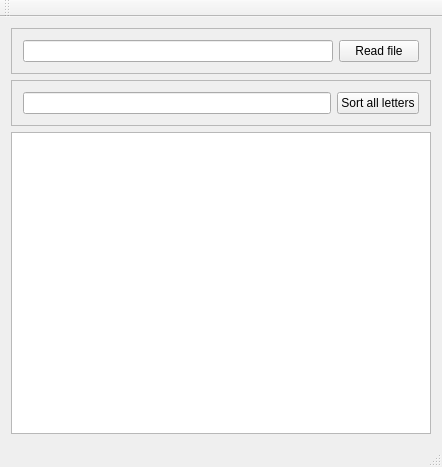
<?xml version="1.0" encoding="UTF-8"?>
<ui version="4.0">
 <class>MainWindow</class>
 <widget class="QMainWindow" name="MainWindow">
  <property name="geometry">
   <rect>
    <x>0</x>
    <y>0</y>
    <width>442</width>
    <height>467</height>
   </rect>
  </property>
  <property name="windowTitle">
   <string>MainWindow</string>
  </property>
  <widget class="QWidget" name="centralWidget">
   <layout class="QVBoxLayout" name="verticalLayout">
    <item>
     <widget class="QFrame" name="frame_2">
      <property name="frameShape">
       <enum>QFrame::StyledPanel</enum>
      </property>
      <property name="frameShadow">
       <enum>QFrame::Raised</enum>
      </property>
      <layout class="QHBoxLayout" name="horizontalLayout_2">
       <item>
        <widget class="QLineEdit" name="lineEdit_InpFileName"/>
       </item>
       <item>
        <widget class="QPushButton" name="pushButton_ReadFile">
         <property name="text">
          <string>Read file</string>
         </property>
        </widget>
       </item>
      </layout>
     </widget>
    </item>
    <item>
     <widget class="QFrame" name="frame">
      <property name="frameShape">
       <enum>QFrame::StyledPanel</enum>
      </property>
      <property name="frameShadow">
       <enum>QFrame::Raised</enum>
      </property>
      <layout class="QHBoxLayout" name="horizontalLayout">
       <item>
        <widget class="QLineEdit" name="lineEdit_Input"/>
       </item>
       <item>
        <widget class="QPushButton" name="pushButton_Sort">
         <property name="text">
          <string>Sort all letters</string>
         </property>
        </widget>
       </item>
      </layout>
     </widget>
    </item>
    <item>
     <widget class="QPlainTextEdit" name="plainTextEdit_Output"/>
    </item>
   </layout>
  </widget>
  <widget class="QMenuBar" name="menuBar">
   <property name="geometry">
    <rect>
     <x>0</x>
     <y>0</y>
     <width>442</width>
     <height>21</height>
    </rect>
   </property>
  </widget>
  <widget class="QToolBar" name="mainToolBar">
   <attribute name="toolBarArea">
    <enum>TopToolBarArea</enum>
   </attribute>
   <attribute name="toolBarBreak">
    <bool>false</bool>
   </attribute>
  </widget>
  <widget class="QStatusBar" name="statusBar"/>
 </widget>
 <layoutdefault spacing="6" margin="11"/>
 <resources/>
 <connections/>
</ui>
